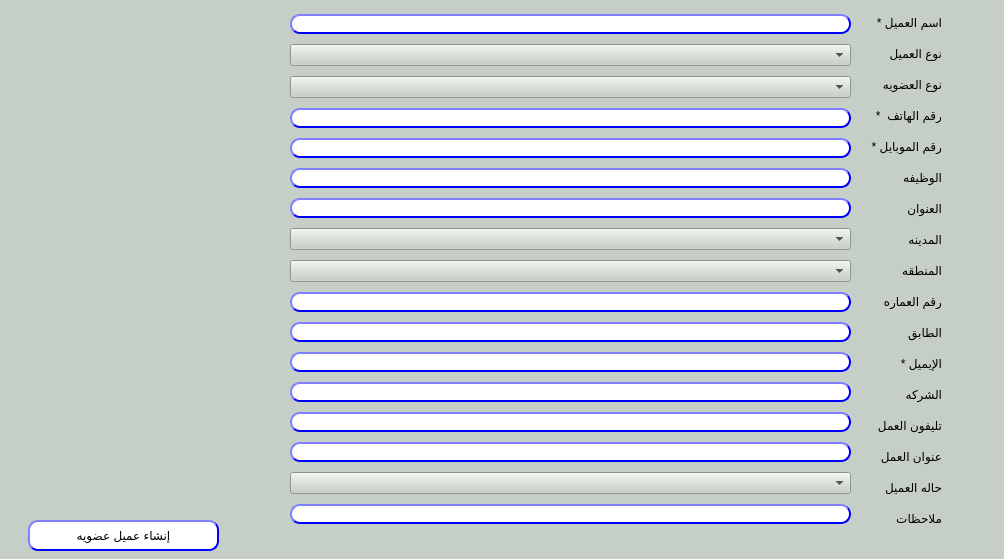
<?xml version="1.0" encoding="UTF-8"?>
<ui version="4.0">
 <class>Dialog</class>
 <widget class="QDialog" name="Dialog">
  <property name="geometry">
   <rect>
    <x>0</x>
    <y>0</y>
    <width>1004</width>
    <height>559</height>
   </rect>
  </property>
  <property name="windowTitle">
   <string>إنشاء عميل</string>
  </property>
  <property name="styleSheet">
   <string notr="true">background-color: rgb(198, 207, 199);</string>
  </property>
  <widget class="QWidget" name="verticalLayoutWidget">
   <property name="geometry">
    <rect>
     <x>851</x>
     <y>10</y>
     <width>91</width>
     <height>521</height>
    </rect>
   </property>
   <layout class="QVBoxLayout" name="verticalLayout">
    <item>
     <widget class="QLabel" name="label_3">
      <property name="text">
       <string>اسم العميل *</string>
      </property>
     </widget>
    </item>
    <item>
     <widget class="QLabel" name="label_17">
      <property name="text">
       <string>نوع العميل</string>
      </property>
     </widget>
    </item>
    <item>
     <widget class="QLabel" name="label_14">
      <property name="text">
       <string>نوع العضويه</string>
      </property>
     </widget>
    </item>
    <item>
     <widget class="QLabel" name="label_2">
      <property name="text">
       <string>رقم الهاتف  *</string>
      </property>
     </widget>
    </item>
    <item>
     <widget class="QLabel" name="label">
      <property name="text">
       <string>رقم الموبايل *</string>
      </property>
     </widget>
    </item>
    <item>
     <widget class="QLabel" name="label_4">
      <property name="text">
       <string>الوظيفه</string>
      </property>
     </widget>
    </item>
    <item>
     <widget class="QLabel" name="label_6">
      <property name="text">
       <string>العنوان</string>
      </property>
     </widget>
    </item>
    <item>
     <widget class="QLabel" name="label_5">
      <property name="text">
       <string>المدينه</string>
      </property>
     </widget>
    </item>
    <item>
     <widget class="QLabel" name="label_8">
      <property name="text">
       <string>المنطقه</string>
      </property>
     </widget>
    </item>
    <item>
     <widget class="QLabel" name="label_7">
      <property name="text">
       <string>رقم العماره</string>
      </property>
     </widget>
    </item>
    <item>
     <widget class="QLabel" name="label_9">
      <property name="text">
       <string>الطابق</string>
      </property>
     </widget>
    </item>
    <item>
     <widget class="QLabel" name="label_10">
      <property name="text">
       <string>اﻹيميل *</string>
      </property>
     </widget>
    </item>
    <item>
     <widget class="QLabel" name="label_11">
      <property name="text">
       <string>الشركه</string>
      </property>
     </widget>
    </item>
    <item>
     <widget class="QLabel" name="label_13">
      <property name="text">
       <string>تليفون العمل</string>
      </property>
     </widget>
    </item>
    <item>
     <widget class="QLabel" name="label_12">
      <property name="text">
       <string>عنوان العمل</string>
      </property>
     </widget>
    </item>
    <item>
     <widget class="QLabel" name="label_15">
      <property name="text">
       <string>حاله العميل</string>
      </property>
     </widget>
    </item>
    <item>
     <widget class="QLabel" name="label_16">
      <property name="text">
       <string>ملاحظات</string>
      </property>
     </widget>
    </item>
   </layout>
  </widget>
  <widget class="QWidget" name="verticalLayoutWidget_2">
   <property name="geometry">
    <rect>
     <x>290</x>
     <y>10</y>
     <width>561</width>
     <height>523</height>
    </rect>
   </property>
   <layout class="QVBoxLayout" name="verticalLayout_2">
    <item>
     <widget class="QLineEdit" name="LE_name">
      <property name="styleSheet">
       <string notr="true">QLineEdit{
                                        background-color: white;
                                        border-style: outset;
                                        border-width: 2px;
                                        border-radius: 10px;
                                        border-color: blue;
                                        min-width: 6em;
                                        }
                                        QLineEdit:hover {
                                        background: qradialgradient(
                                        cx: 0.3, cy: -0.4, fx: 0.3, fy: -0.4,
                                        radius: 1.35, stop: 0 #fff, stop: 1 #bbb
                                        );
                                        }
                                       QLineEdit:pressed {
                                        border-style: inset;
                                        background: qradialgradient(
                                        cx: 0.4, cy: -0.1, fx: 0.4, fy: -0.1,
                                        radius: 1.35, stop: 0 #fff, stop: 1 #ddd
                                        );
                                        }
                                    </string>
      </property>
      <property name="text">
       <string/>
      </property>
     </widget>
    </item>
    <item>
     <widget class="QComboBox" name="CMB_custGroup"/>
    </item>
    <item>
     <widget class="QComboBox" name="CMB_loyalityType"/>
    </item>
    <item>
     <widget class="QLineEdit" name="lE_phone">
      <property name="styleSheet">
       <string notr="true">QLineEdit{
                                        background-color: white;
                                        border-style: outset;
                                        border-width: 2px;
                                        border-radius: 10px;
                                        border-color: blue;
                                        min-width: 6em;
                                        }
                                        QLineEdit:hover {
                                        background: qradialgradient(
                                        cx: 0.3, cy: -0.4, fx: 0.3, fy: -0.4,
                                        radius: 1.35, stop: 0 #fff, stop: 1 #bbb
                                        );
                                        }
                                       QLineEdit:pressed {
                                        border-style: inset;
                                        background: qradialgradient(
                                        cx: 0.4, cy: -0.1, fx: 0.4, fy: -0.1,
                                        radius: 1.35, stop: 0 #fff, stop: 1 #ddd
                                        );
                                        }
                                    
                            </string>
      </property>
     </widget>
    </item>
    <item>
     <widget class="QLineEdit" name="lE_mobile">
      <property name="styleSheet">
       <string notr="true">QLineEdit{
                                        background-color: white;
                                        border-style: outset;
                                        border-width: 2px;
                                        border-radius: 10px;
                                        border-color: blue;
                                        min-width: 6em;
                                        }
                                        QLineEdit:hover {
                                        background: qradialgradient(
                                        cx: 0.3, cy: -0.4, fx: 0.3, fy: -0.4,
                                        radius: 1.35, stop: 0 #fff, stop: 1 #bbb
                                        );
                                        }
                                       QLineEdit:pressed {
                                        border-style: inset;
                                        background: qradialgradient(
                                        cx: 0.4, cy: -0.1, fx: 0.4, fy: -0.1,
                                        radius: 1.35, stop: 0 #fff, stop: 1 #ddd
                                        );
                                        }
                                    
                            </string>
      </property>
     </widget>
    </item>
    <item>
     <widget class="QLineEdit" name="LE_job">
      <property name="styleSheet">
       <string notr="true">QLineEdit{
                                        background-color: white;
                                        border-style: outset;
                                        border-width: 2px;
                                        border-radius: 10px;
                                        border-color: blue;
                                        min-width: 6em;
                                        }
                                        QLineEdit:hover {
                                        background: qradialgradient(
                                        cx: 0.3, cy: -0.4, fx: 0.3, fy: -0.4,
                                        radius: 1.35, stop: 0 #fff, stop: 1 #bbb
                                        );
                                        }
                                       QLineEdit:pressed {
                                        border-style: inset;
                                        background: qradialgradient(
                                        cx: 0.4, cy: -0.1, fx: 0.4, fy: -0.1,
                                        radius: 1.35, stop: 0 #fff, stop: 1 #ddd
                                        );
                                        }
                                    </string>
      </property>
     </widget>
    </item>
    <item>
     <widget class="QLineEdit" name="LE_address">
      <property name="styleSheet">
       <string notr="true">QLineEdit{
                                        background-color: white;
                                        border-style: outset;
                                        border-width: 2px;
                                        border-radius: 10px;
                                        border-color: blue;
                                        min-width: 6em;
                                        }
                                        QLineEdit:hover {
                                        background: qradialgradient(
                                        cx: 0.3, cy: -0.4, fx: 0.3, fy: -0.4,
                                        radius: 1.35, stop: 0 #fff, stop: 1 #bbb
                                        );
                                        }
                                       QLineEdit:pressed {
                                        border-style: inset;
                                        background: qradialgradient(
                                        cx: 0.4, cy: -0.1, fx: 0.4, fy: -0.1,
                                        radius: 1.35, stop: 0 #fff, stop: 1 #ddd
                                        );
                                        }
                                    
                            </string>
      </property>
     </widget>
    </item>
    <item>
     <widget class="QComboBox" name="CMB_city">
      <property name="duplicatesEnabled">
       <bool>true</bool>
      </property>
     </widget>
    </item>
    <item>
     <widget class="QComboBox" name="CMB_district">
      <property name="duplicatesEnabled">
       <bool>true</bool>
      </property>
     </widget>
    </item>
    <item>
     <widget class="QLineEdit" name="LE_building">
      <property name="styleSheet">
       <string notr="true">QLineEdit{
                                        background-color: white;
                                        border-style: outset;
                                        border-width: 2px;
                                        border-radius: 10px;
                                        border-color: blue;
                                        min-width: 6em;
                                        }
                                        QLineEdit:hover {
                                        background: qradialgradient(
                                        cx: 0.3, cy: -0.4, fx: 0.3, fy: -0.4,
                                        radius: 1.35, stop: 0 #fff, stop: 1 #bbb
                                        );
                                        }
                                       QLineEdit:pressed {
                                        border-style: inset;
                                        background: qradialgradient(
                                        cx: 0.4, cy: -0.1, fx: 0.4, fy: -0.1,
                                        radius: 1.35, stop: 0 #fff, stop: 1 #ddd
                                        );
                                        }
                                    </string>
      </property>
     </widget>
    </item>
    <item>
     <widget class="QLineEdit" name="LE_floor">
      <property name="styleSheet">
       <string notr="true">QLineEdit{
                                        background-color: white;
                                        border-style: outset;
                                        border-width: 2px;
                                        border-radius: 10px;
                                        border-color: blue;
                                        min-width: 6em;
                                        }
                                        QLineEdit:hover {
                                        background: qradialgradient(
                                        cx: 0.3, cy: -0.4, fx: 0.3, fy: -0.4,
                                        radius: 1.35, stop: 0 #fff, stop: 1 #bbb
                                        );
                                        }
                                       QLineEdit:pressed {
                                        border-style: inset;
                                        background: qradialgradient(
                                        cx: 0.4, cy: -0.1, fx: 0.4, fy: -0.1,
                                        radius: 1.35, stop: 0 #fff, stop: 1 #ddd
                                        );
                                        }
                                    </string>
      </property>
     </widget>
    </item>
    <item>
     <widget class="QLineEdit" name="LE_email">
      <property name="styleSheet">
       <string notr="true">QLineEdit{
                                        background-color: white;
                                        border-style: outset;
                                        border-width: 2px;
                                        border-radius: 10px;
                                        border-color: blue;
                                        min-width: 6em;
                                        }
                                        QLineEdit:hover {
                                        background: qradialgradient(
                                        cx: 0.3, cy: -0.4, fx: 0.3, fy: -0.4,
                                        radius: 1.35, stop: 0 #fff, stop: 1 #bbb
                                        );
                                        }
                                       QLineEdit:pressed {
                                        border-style: inset;
                                        background: qradialgradient(
                                        cx: 0.4, cy: -0.1, fx: 0.4, fy: -0.1,
                                        radius: 1.35, stop: 0 #fff, stop: 1 #ddd
                                        );
                                        }
                                    </string>
      </property>
     </widget>
    </item>
    <item>
     <widget class="QLineEdit" name="LE_company">
      <property name="styleSheet">
       <string notr="true">QLineEdit{
                                        background-color: white;
                                        border-style: outset;
                                        border-width: 2px;
                                        border-radius: 10px;
                                        border-color: blue;
                                        min-width: 6em;
                                        }
                                        QLineEdit:hover {
                                        background: qradialgradient(
                                        cx: 0.3, cy: -0.4, fx: 0.3, fy: -0.4,
                                        radius: 1.35, stop: 0 #fff, stop: 1 #bbb
                                        );
                                        }
                                       QLineEdit:pressed {
                                        border-style: inset;
                                        background: qradialgradient(
                                        cx: 0.4, cy: -0.1, fx: 0.4, fy: -0.1,
                                        radius: 1.35, stop: 0 #fff, stop: 1 #ddd
                                        );
                                        }
                                    
                            </string>
      </property>
     </widget>
    </item>
    <item>
     <widget class="QLineEdit" name="LE_workPhone">
      <property name="styleSheet">
       <string notr="true">QLineEdit{
                                        background-color: white;
                                        border-style: outset;
                                        border-width: 2px;
                                        border-radius: 10px;
                                        border-color: blue;
                                        min-width: 6em;
                                        }
                                        QLineEdit:hover {
                                        background: qradialgradient(
                                        cx: 0.3, cy: -0.4, fx: 0.3, fy: -0.4,
                                        radius: 1.35, stop: 0 #fff, stop: 1 #bbb
                                        );
                                        }
                                       QLineEdit:pressed {
                                        border-style: inset;
                                        background: qradialgradient(
                                        cx: 0.4, cy: -0.1, fx: 0.4, fy: -0.1,
                                        radius: 1.35, stop: 0 #fff, stop: 1 #ddd
                                        );
                                        }
                                    
                            </string>
      </property>
     </widget>
    </item>
    <item>
     <widget class="QLineEdit" name="LE_workAddress">
      <property name="styleSheet">
       <string notr="true">QLineEdit{
                                        background-color: white;
                                        border-style: outset;
                                        border-width: 2px;
                                        border-radius: 10px;
                                        border-color: blue;
                                        min-width: 6em;
                                        }
                                        QLineEdit:hover {
                                        background: qradialgradient(
                                        cx: 0.3, cy: -0.4, fx: 0.3, fy: -0.4,
                                        radius: 1.35, stop: 0 #fff, stop: 1 #bbb
                                        );
                                        }
                                       QLineEdit:pressed {
                                        border-style: inset;
                                        background: qradialgradient(
                                        cx: 0.4, cy: -0.1, fx: 0.4, fy: -0.1,
                                        radius: 1.35, stop: 0 #fff, stop: 1 #ddd
                                        );
                                        }
                                    
                            </string>
      </property>
     </widget>
    </item>
    <item>
     <widget class="QComboBox" name="CMB_status"/>
    </item>
    <item>
     <widget class="QLineEdit" name="LE_notes">
      <property name="styleSheet">
       <string notr="true">QLineEdit{
                                        background-color: white;
                                        border-style: outset;
                                        border-width: 2px;
                                        border-radius: 10px;
                                        border-color: blue;
                                        min-width: 6em;
                                        }
                                        QLineEdit:hover {
                                        background: qradialgradient(
                                        cx: 0.3, cy: -0.4, fx: 0.3, fy: -0.4,
                                        radius: 1.35, stop: 0 #fff, stop: 1 #bbb
                                        );
                                        }
                                       QLineEdit:pressed {
                                        border-style: inset;
                                        background: qradialgradient(
                                        cx: 0.4, cy: -0.1, fx: 0.4, fy: -0.1,
                                        radius: 1.35, stop: 0 #fff, stop: 1 #ddd
                                        );
                                        }
                                    
                            </string>
      </property>
     </widget>
    </item>
   </layout>
   <zorder>CMB_loyalityType</zorder>
   <zorder>LE_name</zorder>
   <zorder>lE_phone</zorder>
   <zorder>LE_job</zorder>
   <zorder>lE_mobile</zorder>
   <zorder>LE_address</zorder>
   <zorder>LE_building</zorder>
   <zorder>LE_floor</zorder>
   <zorder>LE_email</zorder>
   <zorder>LE_company</zorder>
   <zorder>LE_workPhone</zorder>
   <zorder>LE_workAddress</zorder>
   <zorder>CMB_custGroup</zorder>
   <zorder>CMB_status</zorder>
   <zorder>LE_notes</zorder>
   <zorder>CMB_district</zorder>
   <zorder>CMB_city</zorder>
  </widget>
  <widget class="QPushButton" name="BTN_createCustomer">
   <property name="geometry">
    <rect>
     <x>28</x>
     <y>520</y>
     <width>191</width>
     <height>31</height>
    </rect>
   </property>
   <property name="styleSheet">
    <string notr="true">QPushButton{
                                        background-color: white;
                                        border-style: outset;
                                        border-width: 2px;
                                        border-radius: 10px;
                                        border-color: blue;
                                        min-width: 6em;
                                        }
                                        QPushButton:hover {
                                        background: qradialgradient(
                                        cx: 0.3, cy: -0.4, fx: 0.3, fy: -0.4,
                                        radius: 1.35, stop: 0 #fff, stop: 1 #bbb
                                        );
                                        }
                                        QPushButton:pressed {
                                        border-style: inset;
                                        background: qradialgradient(
                                        cx: 0.4, cy: -0.1, fx: 0.4, fy: -0.1,
                                        radius: 1.35, stop: 0 #fff, stop: 1 #ddd
                                        );
                                        }
                                    </string>
   </property>
   <property name="text">
    <string>إنشاء عميل عضويه</string>
   </property>
  </widget>
 </widget>
 <resources/>
 <connections/>
</ui>
